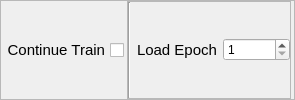
                           <widget class="QFrame" name="frame_85">
                            <property name="frameShape">
                             <enum>QFrame::StyledPanel</enum>
                            </property>
                            <property name="frameShadow">
                             <enum>QFrame::Raised</enum>
                            </property>
                            <layout class="QHBoxLayout" name="horizontalLayout_74">
                             <property name="spacing">
                              <number>3</number>
                             </property>
                             <property name="leftMargin">
                              <number>0</number>
                             </property>
                             <property name="topMargin">
                              <number>0</number>
                             </property>
                             <property name="rightMargin">
                              <number>0</number>
                             </property>
                             <property name="bottomMargin">
                              <number>0</number>
                             </property>
                             <item>
                              <widget class="QCheckBox" name="continue_train">
                               <property name="sizePolicy">
                                <sizepolicy hsizetype="Maximum" vsizetype="Fixed">
                                 <horstretch>0</horstretch>
                                 <verstretch>0</verstretch>
                                </sizepolicy>
                               </property>
                               <property name="minimumSize">
                                <size>
                                 <width>0</width>
                                 <height>0</height>
                                </size>
                               </property>
                               <property name="font">
                                <font>
                                 <pointsize>11</pointsize>
                                 <bold>false</bold>
                                 <underline>false</underline>
                                 <kerning>true</kerning>
                                </font>
                               </property>
                               <property name="layoutDirection">
                                <enum>Qt::RightToLeft</enum>
                               </property>
                               <property name="text">
                                <string>Continue Train</string>
                               </property>
                               <property name="tristate">
                                <bool>false</bool>
                               </property>
                              </widget>
                             </item>
                             <item>
                              <widget class="QFrame" name="continue_train_settings">
                               <property name="frameShape">
                                <enum>QFrame::StyledPanel</enum>
                               </property>
                               <property name="frameShadow">
                                <enum>QFrame::Raised</enum>
                               </property>
                               <layout class="QHBoxLayout" name="horizontalLayout_58">
                                <property name="leftMargin">
                                 <number>0</number>
                                </property>
                                <property name="topMargin">
                                 <number>0</number>
                                </property>
                                <property name="rightMargin">
                                 <number>0</number>
                                </property>
                                <property name="bottomMargin">
                                 <number>0</number>
                                </property>
                                <item>
                                 <widget class="Line" name="line_12">
                                  <property name="sizePolicy">
                                   <sizepolicy hsizetype="Fixed" vsizetype="Minimum">
                                    <horstretch>0</horstretch>
                                    <verstretch>0</verstretch>
                                   </sizepolicy>
                                  </property>
                                  <property name="minimumSize">
                                   <size>
                                    <width>0</width>
                                    <height>0</height>
                                   </size>
                                  </property>
                                  <property name="orientation">
                                   <enum>Qt::Vertical</enum>
                                  </property>
                                 </widget>
                                </item>
                                <item>
                                 <widget class="QLabel" name="label_16">
                                  <property name="sizePolicy">
                                   <sizepolicy hsizetype="Maximum" vsizetype="Preferred">
                                    <horstretch>0</horstretch>
                                    <verstretch>0</verstretch>
                                   </sizepolicy>
                                  </property>
                                  <property name="font">
                                   <font>
                                    <pointsize>11</pointsize>
                                   </font>
                                  </property>
                                  <property name="text">
                                   <string>Load Epoch</string>
                                  </property>
                                 </widget>
                                </item>
                                <item>
                                 <widget class="QSpinBox" name="load_epoch">
                                  <property name="minimum">
                                   <number>1</number>
                                  </property>
                                  <property name="maximum">
                                   <number>999999</number>
                                  </property>
                                 </widget>
                                </item>
                               </layout>
                              </widget>
                             </item>
                             <item>
                              <widget class="Line" name="line_28">
                               <property name="sizePolicy">
                                <sizepolicy hsizetype="Expanding" vsizetype="Fixed">
                                 <horstretch>0</horstretch>
                                 <verstretch>0</verstretch>
                                </sizepolicy>
                               </property>
                               <property name="frameShadow">
                                <enum>QFrame::Raised</enum>
                               </property>
                               <property name="orientation">
                                <enum>Qt::Horizontal</enum>
                               </property>
                              </widget>
                             </item>
                             <item>
                              <spacer name="verticalSpacer_14">
                               <property name="orientation">
                                <enum>Qt::Vertical</enum>
                               </property>
                               <property name="sizeType">
                                <enum>QSizePolicy::Minimum</enum>
                               </property>
                               <property name="sizeHint" stdset="0">
                                <size>
                                 <width>0</width>
                                 <height>27</height>
                                </size>
                               </property>
                              </spacer>
                             </item>
                            </layout>
                           </widget>
